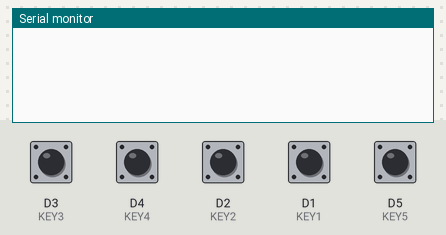
Bench run of a sketch on a simulated ESP8266 (NodeMCU). On the bench: the last lines printed to the serial monitor. Inputs (shaded band) come from the test bench; at power-on: D1 (KEY1), D2 (KEY2), D3 (KEY3), D4 (KEY4), D5 (KEY5) HIGH.

Above: at 1.2 s.
1.3 s: D3 (KEY3) pulled LOW for 0.25 s
At 2.6 s:
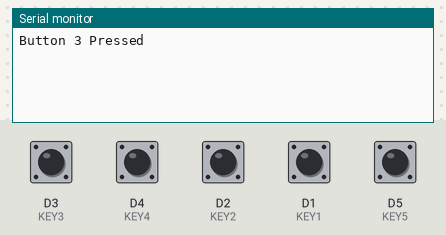
3.0 s: D4 (KEY4) pulled LOW for 0.25 s
At 4.0 s:
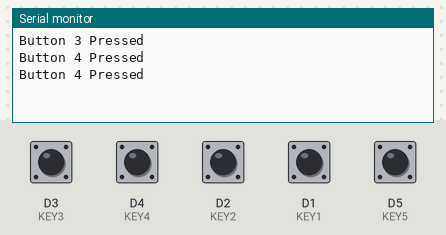
4.7 s: D2 (KEY2) pulled LOW for 0.25 s
At 5.3 s:
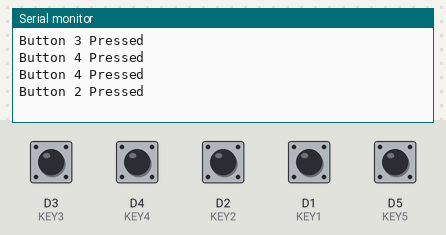
6.4 s: D1 (KEY1) pulled LOW for 0.25 s
At 7.8 s:
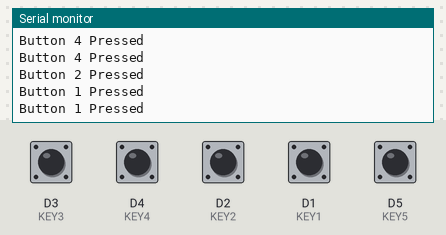
8.1 s: D5 (KEY5) pulled LOW for 0.25 s
At 9.1 s:
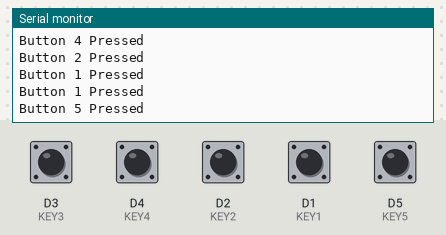
Timing chart, 0 to 10.8 s (numbered marks = the images above; inputs shaded):
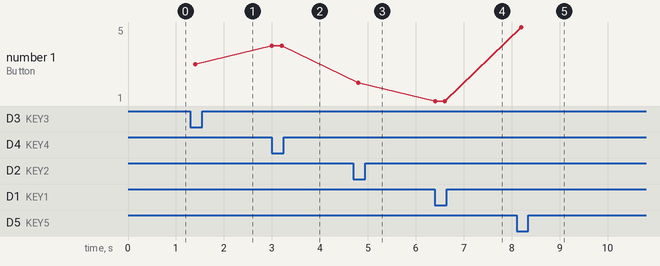

The sketch:

1_5keyboard.ino
```cpp
#define KEY1 D1
#define KEY2 D2
#define KEY3 D3
#define KEY4 D4
#define KEY5 D5

void setup() {
  Serial.begin(9600);

  pinMode(KEY1, INPUT_PULLUP);
  pinMode(KEY2, INPUT_PULLUP);
  pinMode(KEY3, INPUT_PULLUP);
  pinMode(KEY4, INPUT_PULLUP);
  pinMode(KEY5, INPUT_PULLUP);
}

void loop() {

  if (digitalRead(KEY1) == LOW)
    Serial.println("Button 1 Pressed");

  if (digitalRead(KEY2) == LOW)
    Serial.println("Button 2 Pressed");

  if (digitalRead(KEY3) == LOW)
    Serial.println("Button 3 Pressed");

  if (digitalRead(KEY4) == LOW)
    Serial.println("Button 4 Pressed");

  if (digitalRead(KEY5) == LOW)
    Serial.println("Button 5 Pressed");

  delay(200);
}
```

Measured:
- after the input at 1.3 s, the serial monitor: prints a new line after 0.10 s (image 1)
- after the input at 3.0 s, the serial monitor: prints a new line at once (image 2)
- after the input at 4.7 s, the serial monitor: prints a new line after 0.10 s (image 3)
- after the input at 6.4 s, the serial monitor: prints a new line at once (image 4)
- after the input at 8.1 s, the serial monitor: prints a new line after 0.10 s (image 5)
- plotted number 1: 3 → 4 after the input at 3.0 s, 4 → 2 after the input at 4.7 s, 2 → 1 after the input at 6.4 s, 1 → 5 after the input at 8.1 s
